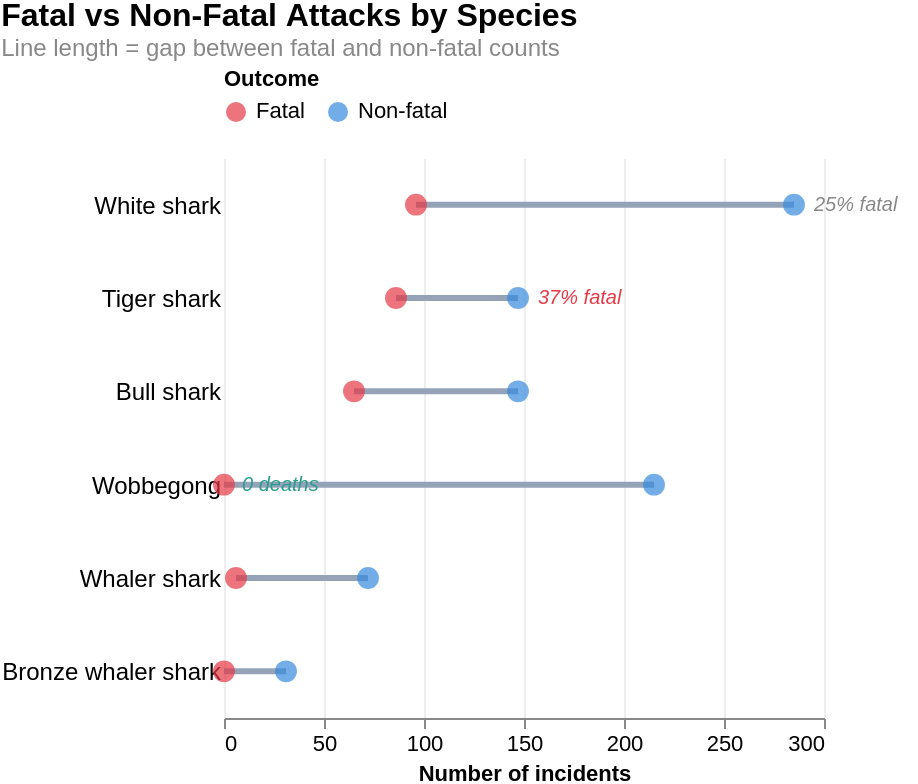

Vega-Lite specification stored for this chart:
### Vega-Lite specification from a JSON file in a GitHub repository (floating-point values rounded to 4 significant figures)
{"$schema": "https://vega.github.io/schema/vega-lite/v5.json", "title": {"text": "Fatal vs Non-Fatal Attacks by Species", "subtitle": "Line length = gap between fatal and non-fatal counts", "fontSize": 16, "fontWeight": "bold", "subtitleFontSize": 12, "subtitleColor": "#888888", "anchor": "start"}, "width": "container", "height": 280, "config": {"view": {"stroke": ""}, "padding": {"right": 10}}, "data": {"values": [{"species": "White shark", "type": "Non-fatal", "count": 285}, {"species": "White shark", "type": "Fatal", "count": 96}, {"species": "Tiger shark", "type": "Non-fatal", "count": 147}, {"species": "Tiger shark", "type": "Fatal", "count": 86}, {"species": "Wobbegong", "type": "Non-fatal", "count": 215}, {"species": "Wobbegong", "type": "Fatal", "count": 0}, {"species": "Bull shark", "type": "Non-fatal", "count": 147}, {"species": "Bull shark", "type": "Fatal", "count": 65}, {"species": "Whaler shark", "type": "Non-fatal", "count": 72}, {"species": "Whaler shark", "type": "Fatal", "count": 6}, {"species": "Bronze whaler shark", "type": "Non-fatal", "count": 31}, {"species": "Bronze whaler shark", "type": "Fatal", "count": 0}]}, "layer": [{"mark": {"type": "line", "strokeWidth": 3, "color": "#94a3b8"}, "encoding": {"y": {"field": "species", "type": "nominal", "sort": ["White shark", "Tiger shark", "Bull shark", "Wobbegong", "Whaler shark", "Bronze whaler shark"], "axis": {"title": null, "labelFontSize": 12, "ticks": false, "domain": false}}, "x": {"field": "count", "type": "quantitative", "scale": {"domainMin": 0, "domainMax": 300, "nice": false}, "axis": {"title": "Number of incidents", "titleFontSize": 11, "labelFontSize": 11, "grid": true, "gridColor": "#eeeeee", "values": [0, 50, 100, 150, 200, 250, 300]}}, "detail": {"field": "species"}}}, {"mark": {"type": "point", "filled": true, "size": 120}, "encoding": {"y": {"field": "species", "type": "nominal", "sort": ["White shark", "Tiger shark", "Bull shark", "Wobbegong", "Whaler shark", "Bronze whaler shark"]}, "x": {"field": "count", "type": "quantitative", "scale": {"domainMin": 0, "domainMax": 300, "nice": false}}, "color": {"field": "type", "type": "nominal", "scale": {"domain": ["Fatal", "Non-fatal"], "range": ["#e63946", "#378ADD"]}, "legend": {"title": "Outcome", "titleFontSize": 11, "labelFontSize": 11, "orient": "top", "direction": "horizontal"}}, "tooltip": [{"field": "species", "title": "Species"}, {"field": "type", "title": "Outcome"}, {"field": "count", "title": "Count"}]}}, {"data": {"values": [{"species": "Wobbegong", "x": 4, "label": "0 deaths", "col": "#2a9d8f"}, {"species": "Tiger shark", "x": 152, "label": "37% fatal", "col": "#e63946"}, {"species": "White shark", "x": 290, "label": "25% fatal", "col": "#888888"}]}, "mark": {"type": "text", "align": "left", "dx": 5, "fontSize": 10, "fontStyle": "italic"}, "encoding": {"y": {"field": "species", "type": "nominal", "sort": ["White shark", "Tiger shark", "Bull shark", "Wobbegong", "Whaler shark", "Bronze whaler shark"]}, "x": {"field": "x", "type": "quantitative", "scale": {"domainMin": 0, "domainMax": 300, "nice": false}}, "text": {"field": "label", "type": "nominal"}, "color": {"field": "col", "type": "nominal", "scale": null, "legend": null}}}]}
